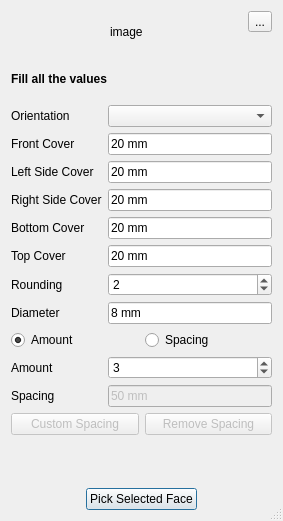
<?xml version="1.0" encoding="UTF-8"?>
<ui version="4.0">
 <class>LShapeRebar</class>
 <widget class="QDialog" name="LShapeRebar">
  <property name="geometry">
   <rect>
    <x>0</x>
    <y>0</y>
    <width>283</width>
    <height>521</height>
   </rect>
  </property>
  <property name="windowTitle">
   <string>Dialog</string>
  </property>
  <property name="windowOpacity">
   <double>1.000000000000000</double>
  </property>
  <property name="sizeGripEnabled">
   <bool>true</bool>
  </property>
  <property name="modal">
   <bool>false</bool>
  </property>
  <layout class="QGridLayout" name="gridLayout">
   <item row="7" column="0" alignment="Qt::AlignHCenter">
    <widget class="QPushButton" name="PickSelectedFace">
     <property name="text">
      <string>Pick Selected Face</string>
     </property>
    </widget>
   </item>
   <item row="3" column="0">
    <widget class="QLabel" name="heading">
     <property name="font">
      <font>
       <weight>75</weight>
       <bold>true</bold>
      </font>
     </property>
     <property name="text">
      <string>Fill all the values</string>
     </property>
    </widget>
   </item>
   <item row="4" column="0">
    <layout class="QFormLayout" name="formLayout">
     <property name="fieldGrowthPolicy">
      <enum>QFormLayout::AllNonFixedFieldsGrow</enum>
     </property>
     <item row="1" column="0">
      <widget class="QLabel" name="frontCoverLabel">
       <property name="text">
        <string>Front Cover</string>
       </property>
      </widget>
     </item>
     <item row="1" column="1">
      <widget class="Gui::InputField" name="frontCover">
       <property name="text">
        <string>20 mm</string>
       </property>
       <property name="unit" stdset="0">
        <string notr="true"/>
       </property>
      </widget>
     </item>
     <item row="2" column="0">
      <widget class="QLabel" name="l_sideCoverLabel">
       <property name="text">
        <string>Left Side Cover</string>
       </property>
      </widget>
     </item>
     <item row="2" column="1">
      <widget class="Gui::InputField" name="l_sideCover">
       <property name="text">
        <string>20 mm</string>
       </property>
       <property name="unit" stdset="0">
        <string notr="true"/>
       </property>
      </widget>
     </item>
     <item row="4" column="1">
      <widget class="Gui::InputField" name="bottomCover">
       <property name="text">
        <string>20 mm</string>
       </property>
       <property name="unit" stdset="0">
        <string notr="true"/>
       </property>
      </widget>
     </item>
     <item row="5" column="0">
      <widget class="QLabel" name="topCoverLabel">
       <property name="text">
        <string>Top Cover</string>
       </property>
      </widget>
     </item>
     <item row="5" column="1">
      <widget class="Gui::InputField" name="topCover">
       <property name="text">
        <string>20 mm</string>
       </property>
       <property name="unit" stdset="0">
        <string notr="true"/>
       </property>
      </widget>
     </item>
     <item row="6" column="0">
      <widget class="QLabel" name="roundingLabel">
       <property name="text">
        <string>Rounding</string>
       </property>
      </widget>
     </item>
     <item row="6" column="1">
      <widget class="Gui::PrefSpinBox" name="rounding">
       <property name="value">
        <number>2</number>
       </property>
      </widget>
     </item>
     <item row="7" column="0">
      <widget class="QLabel" name="diameterLabel">
       <property name="text">
        <string>Diameter</string>
       </property>
      </widget>
     </item>
     <item row="8" column="0" colspan="2">
      <layout class="QHBoxLayout" name="horizontalLayout">
       <item>
        <widget class="Gui::PrefRadioButton" name="amount_radio">
         <property name="text">
          <string>Amount</string>
         </property>
         <property name="checked">
          <bool>true</bool>
         </property>
        </widget>
       </item>
       <item>
        <widget class="Gui::PrefRadioButton" name="spacing_radio">
         <property name="text">
          <string>Spacing</string>
         </property>
        </widget>
       </item>
      </layout>
     </item>
     <item row="9" column="0">
      <widget class="QLabel" name="amountLabel">
       <property name="text">
        <string>Amount</string>
       </property>
      </widget>
     </item>
     <item row="9" column="1">
      <widget class="Gui::PrefSpinBox" name="amount">
       <property name="value">
        <number>3</number>
       </property>
      </widget>
     </item>
     <item row="10" column="0">
      <widget class="QLabel" name="spacingLabel">
       <property name="text">
        <string>Spacing</string>
       </property>
      </widget>
     </item>
     <item row="4" column="0">
      <widget class="QLabel" name="bottomCoverLabel">
       <property name="text">
        <string>Bottom Cover</string>
       </property>
      </widget>
     </item>
     <item row="10" column="1">
      <widget class="Gui::InputField" name="spacing">
       <property name="enabled">
        <bool>false</bool>
       </property>
       <property name="text">
        <string>50 mm</string>
       </property>
       <property name="unit" stdset="0">
        <string notr="true"/>
       </property>
      </widget>
     </item>
     <item row="7" column="1">
      <widget class="Gui::InputField" name="diameter">
       <property name="text">
        <string>8 mm</string>
       </property>
       <property name="unit" stdset="0">
        <string notr="true"/>
       </property>
      </widget>
     </item>
     <item row="0" column="0">
      <widget class="QLabel" name="orientationLabel">
       <property name="text">
        <string>Orientation</string>
       </property>
      </widget>
     </item>
     <item row="0" column="1">
      <widget class="Gui::PrefComboBox" name="orientation"/>
     </item>
     <item row="3" column="0">
      <widget class="QLabel" name="r_sideCoverLabel">
       <property name="text">
        <string>Right Side Cover</string>
       </property>
      </widget>
     </item>
     <item row="3" column="1">
      <widget class="Gui::InputField" name="r_sideCover">
       <property name="text">
        <string>20 mm</string>
       </property>
       <property name="unit" stdset="0">
        <string notr="true"/>
       </property>
      </widget>
     </item>
    </layout>
   </item>
   <item row="5" column="0">
    <layout class="QHBoxLayout" name="horizontalLayout_2">
     <item>
      <widget class="QPushButton" name="customSpacing">
       <property name="enabled">
        <bool>false</bool>
       </property>
       <property name="text">
        <string>Custom Spacing</string>
       </property>
      </widget>
     </item>
     <item>
      <widget class="QPushButton" name="removeCustomSpacing">
       <property name="enabled">
        <bool>false</bool>
       </property>
       <property name="text">
        <string>Remove Spacing</string>
       </property>
      </widget>
     </item>
    </layout>
   </item>
   <item row="6" column="0">
    <widget class="QLabel" name="PickSelectedFaceLabel">
     <property name="text">
      <string/>
     </property>
    </widget>
   </item>
   <item row="0" column="0">
    <layout class="QHBoxLayout" name="horizontalLayout_3">
     <item alignment="Qt::AlignHCenter">
      <widget class="QLabel" name="image">
       <property name="text">
        <string>image</string>
       </property>
      </widget>
     </item>
     <item alignment="Qt::AlignTop">
      <widget class="QToolButton" name="toolButton">
       <property name="enabled">
        <bool>true</bool>
       </property>
       <property name="sizePolicy">
        <sizepolicy hsizetype="Maximum" vsizetype="Maximum">
         <horstretch>50</horstretch>
         <verstretch>0</verstretch>
        </sizepolicy>
       </property>
       <property name="maximumSize">
        <size>
         <width>16777215</width>
         <height>16777214</height>
        </size>
       </property>
       <property name="text">
        <string>...</string>
       </property>
       <property name="toolButtonStyle">
        <enum>Qt::ToolButtonIconOnly</enum>
       </property>
      </widget>
     </item>
    </layout>
   </item>
  </layout>
 </widget>
 <customwidgets>
  <customwidget>
   <class>Gui::InputField</class>
   <extends>QLineEdit</extends>
   <header>Gui/InputField.h</header>
  </customwidget>
  <customwidget>
   <class>Gui::PrefSpinBox</class>
   <extends>QSpinBox</extends>
   <header>Gui/PrefWidgets.h</header>
  </customwidget>
  <customwidget>
   <class>Gui::PrefRadioButton</class>
   <extends>QRadioButton</extends>
   <header>Gui/PrefWidgets.h</header>
  </customwidget>
  <customwidget>
   <class>Gui::PrefComboBox</class>
   <extends>QComboBox</extends>
   <header>Gui/PrefWidgets.h</header>
  </customwidget>
 </customwidgets>
 <tabstops>
  <tabstop>orientation</tabstop>
  <tabstop>frontCover</tabstop>
  <tabstop>l_sideCover</tabstop>
  <tabstop>r_sideCover</tabstop>
  <tabstop>bottomCover</tabstop>
  <tabstop>topCover</tabstop>
  <tabstop>rounding</tabstop>
  <tabstop>diameter</tabstop>
  <tabstop>amount_radio</tabstop>
  <tabstop>spacing_radio</tabstop>
  <tabstop>amount</tabstop>
  <tabstop>spacing</tabstop>
  <tabstop>customSpacing</tabstop>
  <tabstop>removeCustomSpacing</tabstop>
  <tabstop>PickSelectedFace</tabstop>
 </tabstops>
 <resources/>
 <connections/>
</ui>
